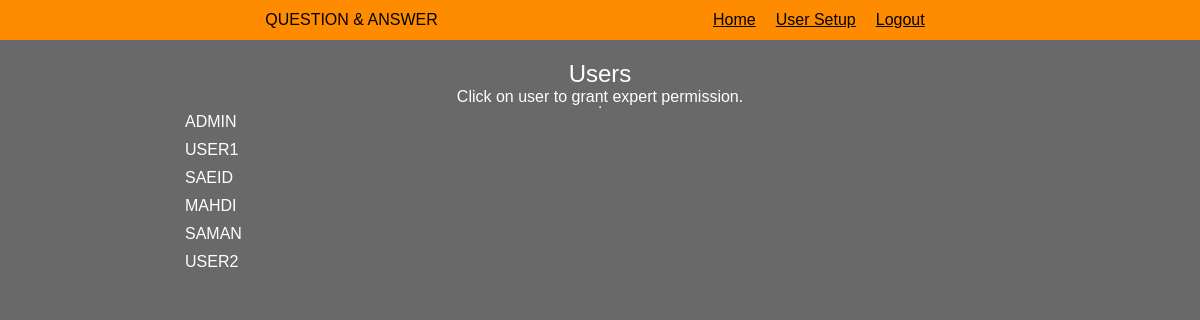
The app's page /user-setup (signed in), older data.
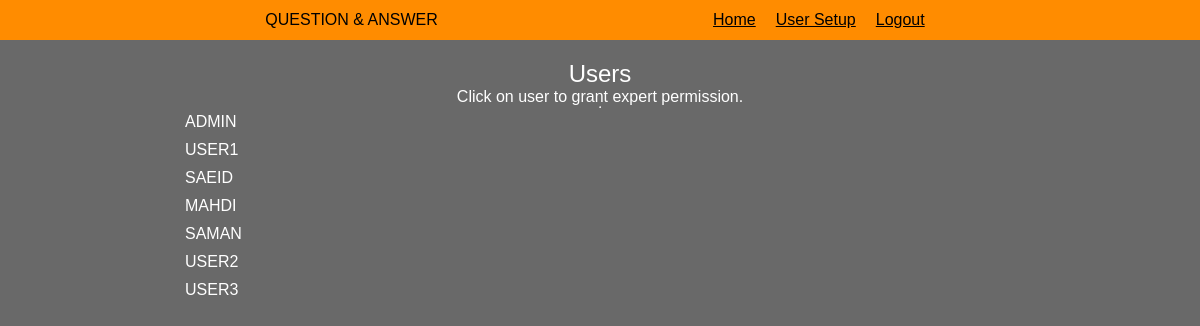
The same page, newer data.
### tables this page shows
CREATE TABLE "users" (
	"id"	INTEGER,
	"name"	TEXT NOT NULL,
	"password"	TEXT NOT NULL,
	"expert"	NUMERIC NOT NULL,
	"admin"	NUMERIC NOT NULL,
	PRIMARY KEY("id" AUTOINCREMENT)
);

### application/routes/userSetup.py (the view)
@app.route('/user-setup')
def user_setup():
    user = user_session()
    if not user:
        return redirect(url_for('register'))
    if user['admin'] == 0:
        return redirect(url_for('home'))
    db = db_get()
    curr = db.execute('SELECT id,name, expert, admin FROM users')
    result = curr.fetchall()
    return render_template('userSetup.html', title='Set users permission', user=user, result=result)

### application/__init__.py (called while the page is built)
def db_conn():
    sql = sqlite3.connect(r'C:\Users\Khoshkar\PycharmProjects\Question-Answer\application\database\database.db')
    sql.row_factory = sqlite3.Row
    return sql

def db_get():
    if not hasattr(g, 'sqlite3'):
        g.sqlite_db = db_conn()
    return g.sqlite_db

@app.teardown_appcontext
def db_close(error):
    if hasattr(g, 'sqlite_db'):
        g.sqlite_db.close()

def user_session():
    session_db = None
    if 'user' in session:
        user = session['user']
        db = db_get()
        session_curr = db.execute('SELECT id, name, admin, expert FROM users WHERE name = ?', [user])
        session_db = session_curr.fetchone()
    return session_db

### application/templates/userSetup.html (shortened to what this page needs)
{% extends 'base.html' %}
{% block body %}
    {% from './include/header.html' import showlinks %}
    {{ showlinks(user) }}
    <article class="register-form">
        <span>Users</span>
        <p>Click on user to grant expert permission.</p>
        <hr>
        <section class="user-setup">
            <ul>
                {% for foo in result %}
                    <li><a href="{{ url_for('promote', user_id=foo['id']) }}">{{ foo['name'] }}</a></li>
                {% endfor %}
            </ul>
        </section>
    </article>
{% endblock %}

Row changes from the older to the newer data that the page shows:
added users: name "USER3"
